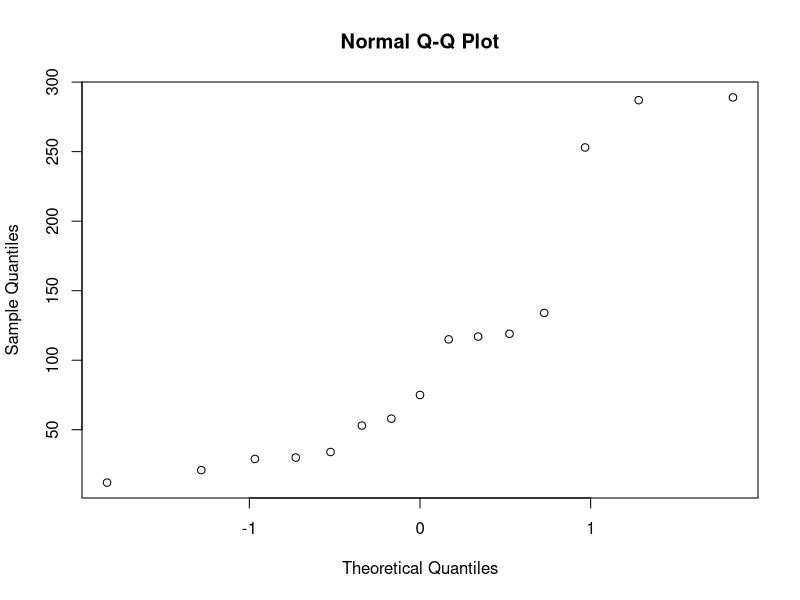
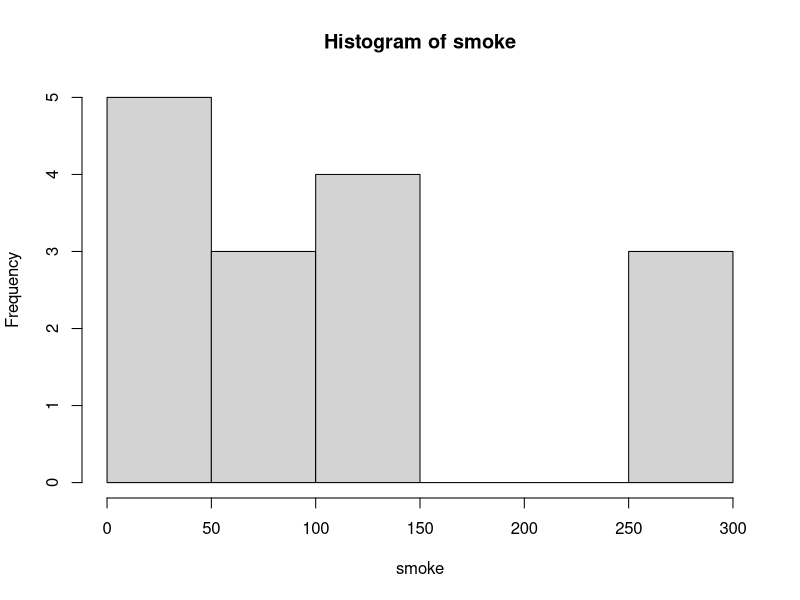
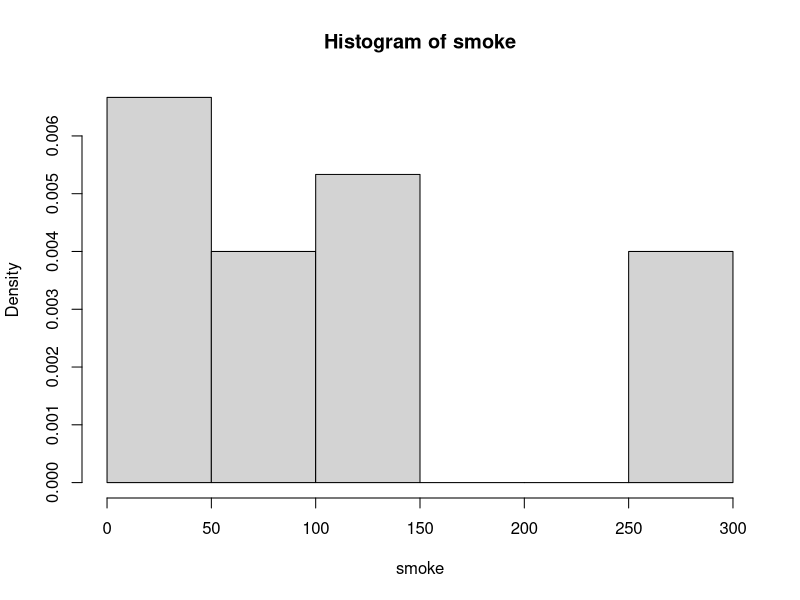
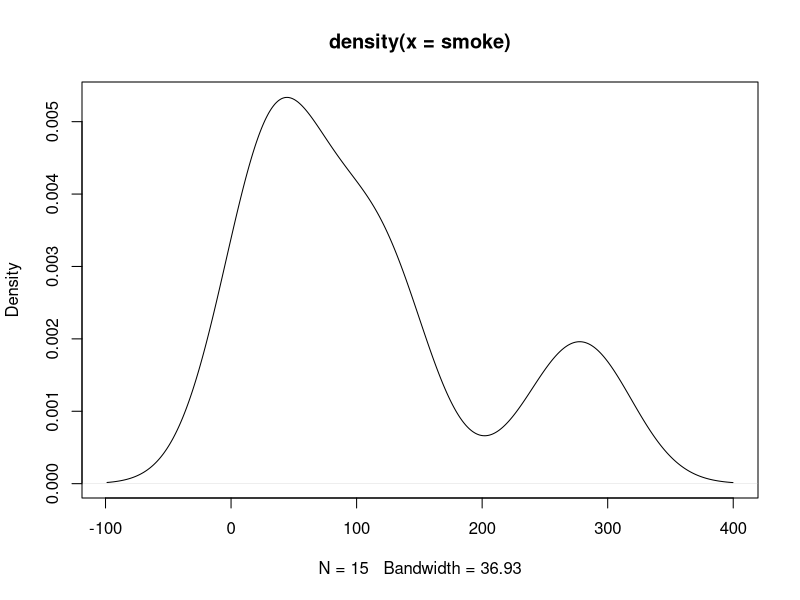
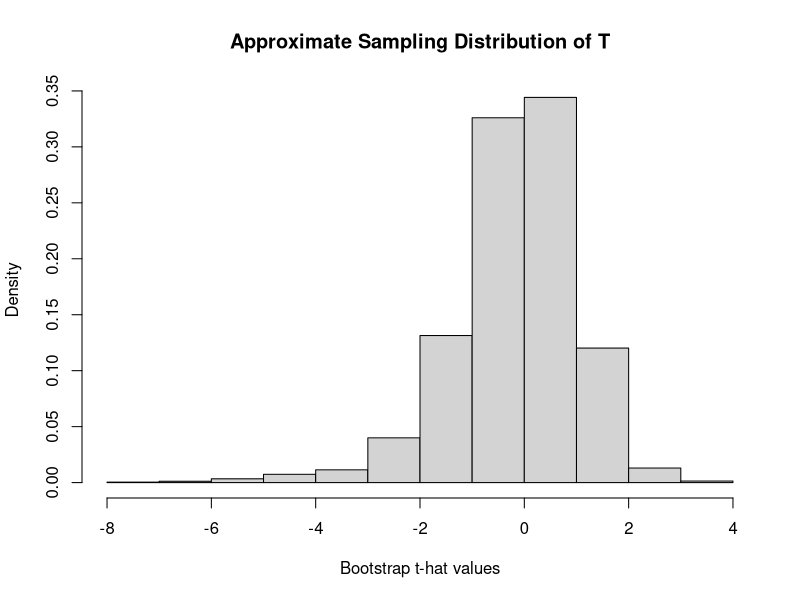

Recreate these plots in R, in order.
## ---- chunk 1
knitr::opts_chunk$set(echo = TRUE)
## ---- chunk 2
smoke<-c(29, 30, 53, 75, 34, 21, 12, 58, 117, 119, 115, 134, 253, 289, 287)
qqnorm(smoke)
hist(smoke)
hist(smoke, freq=FALSE); plot(density(smoke))
x.bar=mean(smoke); s=sd(smoke)
## ---- chunk 3
# Create a new function, bootstrap(x, n.boot), having two inputs:
#   - x is a data vector
#   - n.boot is the desired number of resamples from x
# It returns a vector of n.boot t-hat values.
bootstrap = function(x, n.boot) {
  n = length(x)
  x.bar <- mean(x)
  t.hat <- numeric(n.boot) # create vector of length n.boot zeros
  for(i in 1:n.boot) {
    x.star <- sample(x, size=n, replace=TRUE)
    x.bar.star <- mean(x.star)
    s.star <- sd(x.star)
    t.hat[i] <- (x.bar.star - x.bar) / (s.star / sqrt(n))
}
  return(t.hat)
}
## ---- chunk 4
set.seed(1)
smoke.boot <- bootstrap(smoke, 5000)
# Plot the approximate sampling distribution.
hist(smoke.boot, freq=FALSE, xlab = "Bootstrap t-hat values",
     main = "Approximate Sampling Distribution of T")
## ---- chunk 5
t.lower <- quantile(smoke.boot, probs=.025) # This is our t_{1 - alpha.2}.
t.upper <- quantile(smoke.boot, probs=.975) # This is our t_{alpha/2}.
t.lower
t.upper


# Make the bootstrap interval.
n = length(smoke)
x.bar = mean(smoke)
s = sd(smoke)
ci.low  = x.bar - t.upper * s / sqrt(n) # This is our lower interval endpoint.
ci.high = x.bar - t.lower * s / sqrt(n) # This is our upper interval endpoint.
interval = c(ci.low, ci.high)
names(interval)=NULL
print(interval)

#Make a T interval (long  way)
t.ci.low=x.bar-qt(.975, df=n-1)*s/sqrt(n)
t.ci.high=x.bar-qt(.025, df=n-1)*s/sqrt(n)
t.interval=c(t.ci.low, t.ci.high)
names(t.interval)=NULL
print(t.interval)

#Make a T interval (quick way way)
t.test(smoke, mu = 108.6)
## ---- chunk 6
#Find T_obs
n=length(smoke)
mu.0=75
(t.obs=(x.bar-mu.0)/(s/sqrt(n)))

summary(smoke.boot==abs(t.obs))
summary(smoke.boot > abs(t.obs))
summary(smoke.boot==abs(t.obs))
summary(smoke.boot<(-abs(t.obs)))
B<-(688+365)
# sum() counts the TRUE values by first converting TRUE / FALSE values to 1 / 0.
m.above = sum(smoke.boot > t.obs) # This ">" depends on H_A.
p.value = m.above / B
print(p.value)

quantile(smoke.boot,probs=c(0.025,0.05,0.10,0.90,.95,0.975))

pt(1.3531, df=15, lower.tail=FALSE)
